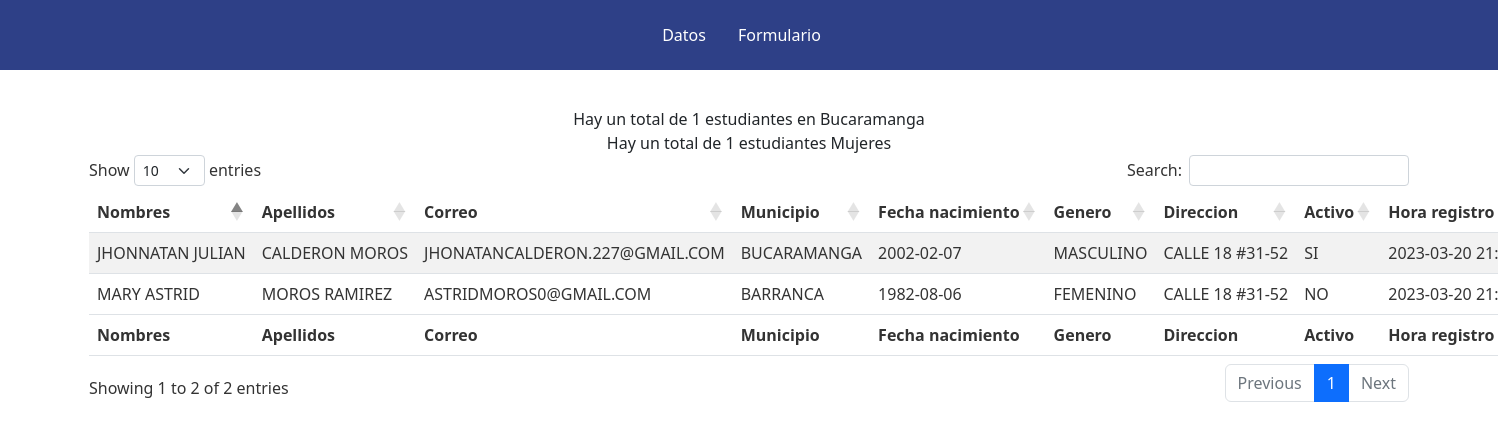
/consulta.php, run on the app's committed database.
### tables this page shows
CREATE TABLE `estudiantes` (
  `IdEstuadiante` int(11) NOT NULL,
  `Nombres` varchar(50) DEFAULT NULL,
  `Apellidos` varchar(50) DEFAULT NULL,
  `Email` varchar(50) DEFAULT NULL,
  `FechaNacimiento` date DEFAULT NULL,
  `Genero` int(11) DEFAULT NULL,
  `Direccion` varchar(50) DEFAULT NULL,
  `SwActivo` int(11) DEFAULT NULL,
  `IdMunicipio` int(11) DEFAULT NULL,
  `FechaHora` timestamp NOT NULL DEFAULT current_timestamp() ON UPDATE current_timestamp()
);

CREATE TABLE `tiposmunicipios` (
  `IdMunicipio` int(11) NOT NULL,
  `IdDepartamento` int(11) NOT NULL,
  `Nombre` varchar(50) NOT NULL
);

### consulta.php (the view, shortened to what this page needs)
<!DOCTYPE html>
<html lang="en">
<head>
    <link rel="stylesheet" href="style.css">
    <link rel="stylesheet" href="https://cdnjs.cloudflare.com/ajax/libs/twitter-bootstrap/5.2.0/css/bootstrap.min.css">
    <link rel="stylesheet" href="https://cdn.datatables.net/1.13.4/css/dataTables.bootstrap5.min.css">
    <link rel="stylesheet" href="https://cdn.datatables.net/responsive/2.4.1/css/responsive.bootstrap5.min.css">
</head>
<body>
    <ul class="var nav justify-content-center">
        <li class="nav-item">
            <a class="nav-link active" aria-current="page" href="#" style="color: white">Datos</a>
        </li>
        <li class="nav-item">
            <a class="nav-link" href="index.php" style="color: white">Formulario</a>
        </li>
    </ul>
    <section style="padding: 2.5vw;">
        <div style="text-align: center;">
            <?php
            include 'conexion.php';
            $query_conteo = mysqli_query($conexion, 'SELECT COUNT(*) FROM estudiantes WHERE IdMunicipio = 1');
            $conteo = mysqli_num_rows($query_conteo);
            echo '<span style="text:center"> Hay un total de ' . $conteo . ' estudiantes en Bucaramanga</span>';
            $query_f = mysqli_query($conexion, "SELECT * FROM estudiantes WHERE Genero = 1");
            $conteo_f = mysqli_num_rows($query_f);
            echo '<br><span style="text:center"> Hay un total de ' . $conteo_f . ' estudiantes Mujeres</span>';
            ?>
        </div>
        <div class="container" style="padding-left: 0px;padding-right: 0px;color:#333">
            <div class="row">
                <div class="col-lg-12">
                    <table id="example" class="table table-striped dt-responsive nowrap" style="width:100%; color:#333">
                        <thead>
                            <tr>
                                <th>Nombres</th>
                                <th>Apellidos</th>
                                <th>Correo</th>
                                <th>Municipio</th>
                                <th>Fecha nacimiento</th>
                                <th>Genero</th>
                                <th>Direccion</th>
                                <th>Activo</th>
                                <th>Hora registro</th>
                            </tr>
                        </thead>
                        <tbody>
                            <?php
                            $consulta = mysqli_query($conexion, "SELECT * FROM estudiantes INNER JOIN tiposmunicipios ON estudiantes.IdMunicipio = tiposmunicipios.IdMunicipio");
                            while ($reg = mysqli_fetch_array($consulta)) {
                            ?>
                                <tr>
                                    <td style="color:#333">
                                        <?php echo mb_strtoupper($reg['Nombres']); ?>
                                    </td>
                                    <td style="color:#333">
                                        <?php echo mb_strtoupper($reg['Apellidos']); ?>
                                    </td>
                                    <td style="color:#333">
                                        <?php echo mb_strtoupper($reg['Email']); ?>
                                    </td>
                                    <td style="color:#333">
                                        <?php echo mb_strtoupper($reg['Nombre']); ?>
                                    </td>
                                    <td style="color:#333">
                                        <?php echo mb_strtoupper($reg['FechaNacimiento']); ?>
                                    </td>
                                    <td style="color:#333">
                                        <?php
                                        if ($reg['Genero'] == 0) {
                                            echo mb_strtoupper('Masculino');
                                        } else {
                                            echo mb_strtoupper('Femenino');
                                        }
                                        ?>
                                    </td>
                                    <td style="color:#333">
                                        <?php echo mb_strtoupper($reg['Direccion']); ?>
                                    </td>
                                    <td style="color:#333">
                                        <?php
                                        if ($reg['SwActivo'] == 0) {
                                            echo mb_strtoupper('Si');
                                        } else {
                                            echo mb_strtoupper('No');
                                        }
                                        ?>
                                    </td>
                                    <td style="color:#333">
                                        <?php echo mb_strtoupper($reg['FechaHora']); ?>
                                    </td>
                                </tr>
                            <?php
                            }
                            ?>
                        </tbody>
                        <tfoot>
                            <tr>
                                <th>Nombres</th>
                                <th>Apellidos</th>
                                <th>Correo</th>
                                <th>Municipio</th>
                                <th>Fecha nacimiento</th>
                                <th>Genero</th>
                                <th>Direccion</th>
                                <th>Activo</th>
                                <th>Hora registro</th>
                            </tr>
                        </tfoot>
                    </table>
                </div>
            </div>
        </div>
    </section>
</body>
</html>

### style.css (style rules this page uses)
body { background-color: #EBEBEB; }
.var { padding: 1vw; background-color: #2e4087; }

### data on the page
estudiantes: Nombres "JHONNATAN JULIAN", Apellidos "CALDERON MOROS", Email "JHONATANCALDERON.227@GMAIL.COM", IdMunicipio.Nombre "BUCARAMANGA", FechaNacimiento "2002-02-07", Direccion "CALLE 18 #31-52", FechaHora "2023-03-20…"
estudiantes: Nombres "MARY ASTRID", Apellidos "MOROS RAMIREZ", Email "ASTRIDMOROS0@GMAIL.COM", IdMunicipio.Nombre "BARRANCA", FechaNacimiento "1982-08-06", Direccion "CALLE 18 #31-52", FechaHora "2023-03-20…"

### other printed values
$conteo "1"
$conteo_f "1"
